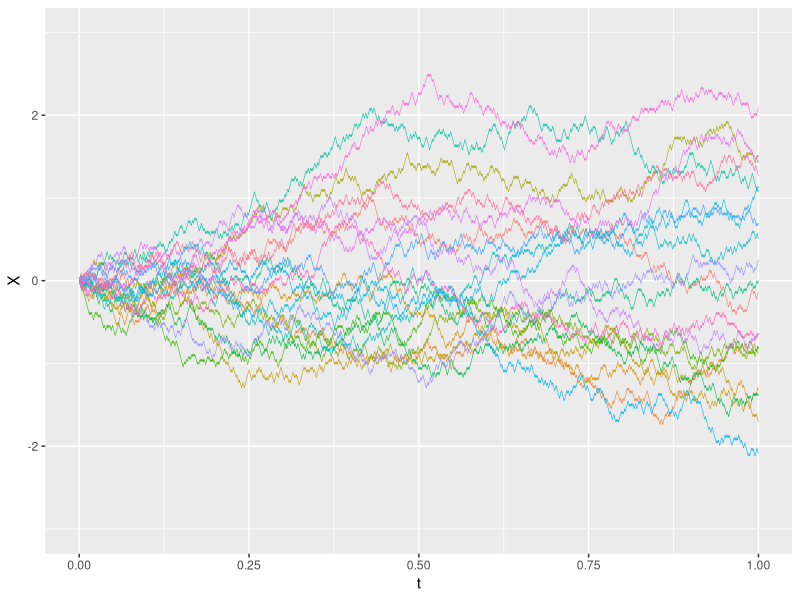
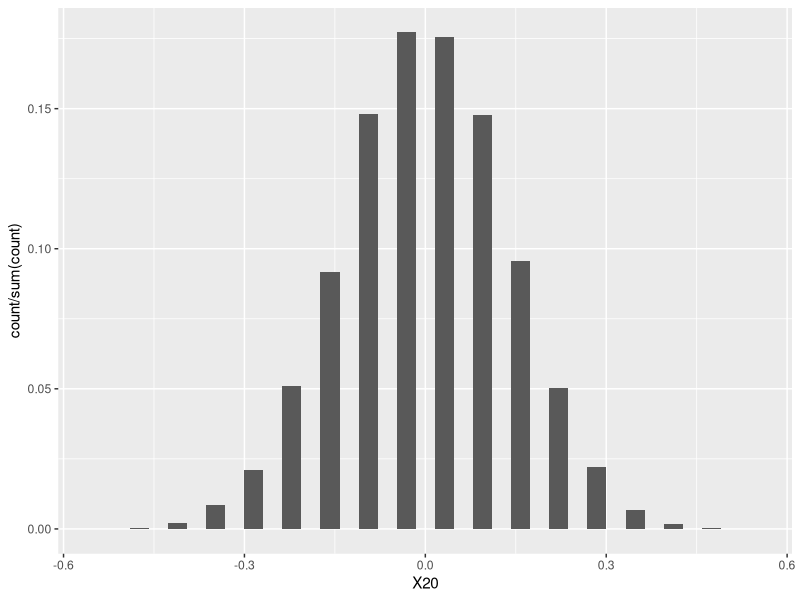

Reproduce these figures in R, in order.
library(tidyverse)

# simulate a single trajectory 
# (dx = step size, nt= number of steps)

single_trajectory <- function(dx,dt) {
  dW = sample(c(-dx,dx), size=round(1/dt), replace=TRUE)
  c(0,cumsum(dW))
}

simulate_walk = function(nsim, dt, dx) {
  data.frame(t=seq(0,1,by=dt),
    replicate(nsim, single_trajectory(dx, dt))
  )
}

n=1000
tW = simulate_walk(
  nsim=20, 
  dt=1/n, 
  dx=1/sqrt(n)
)

# Plot all trajectories
W_long = pivot_longer(
  tW,!t, 
  names_to="trajectory", values_to="X")
ggplot(data=W_long, aes(x=t, y=X, color=trajectory)) +
  geom_line(size=0.2,
            # position=position_jitter(w=0.02, h=0)
            ) +
  ylim(c(-3,3))+
  theme(legend.position = "none")  


n=1000
tW = simulate_walk(
  nsim=20000, 
  dt=1/n, 
  dx=1/sqrt(n)
)

# distributions
W=data.frame(t(select(tW,-"t")))
ggplot(W, aes(x=X20))+
  geom_histogram( aes(y=..count../sum(..count..)) ,
    binwidth=1/sqrt(n))

  

